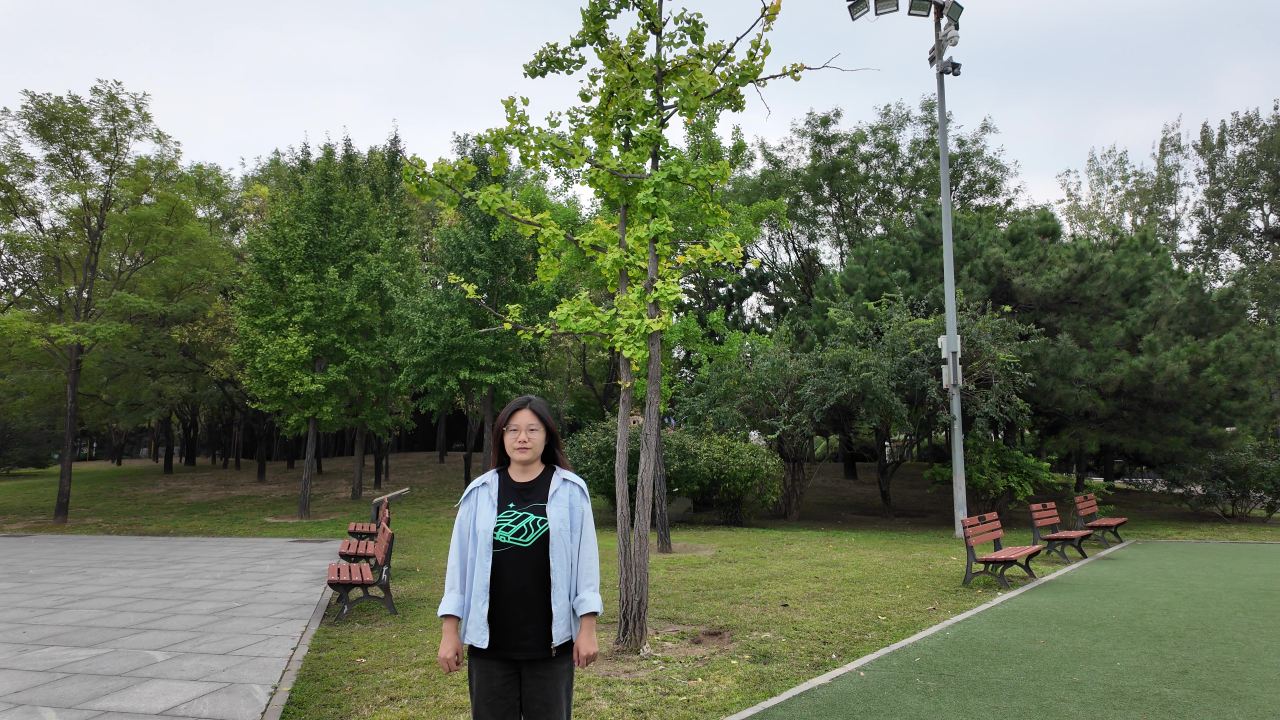
#> input picture 模型推理结果评估/src/0.jpg, 3840 x 2160 px (shown at 1/3 size); its folder holds only this picture in this run
$ python '纹理细节评估.py'
#> lines starting #> are read from the running program, lines starting #| are printed output that depends on the picture
import cv2
import numpy as np
import matplotlib.pyplot as plt

class DepthEdgeVisualizer:
    def __init__(self, rgb1_path, rgb2_path, depth1_path, depth2_path):
        """
        rgb1_path: 第一个RGB图（对应depth1）
        rgb2_path: 第二个RGB图（对应depth2）
        depth1_path: 第一个深度图（模型A）
        depth2_path: 第二个深度图（模型B）
        """
        # 读取RGB图
        self.rgb1 = cv2.imread(rgb1_path)
        self.rgb1 = cv2.cvtColor(self.rgb1, cv2.COLOR_BGR2RGB)

        self.rgb2 = cv2.imread(rgb2_path)
        self.rgb2 = cv2.cvtColor(self.rgb2, cv2.COLOR_BGR2RGB)

        # 转换为灰度图（3通道，用于叠加彩色边缘）
        gray1 = cv2.cvtColor(self.rgb1, cv2.COLOR_RGB2GRAY)
        self.rgb1_gray = cv2.cvtColor(gray1, cv2.COLOR_GRAY2RGB)

        gray2 = cv2.cvtColor(self.rgb2, cv2.COLOR_RGB2GRAY)
        self.rgb2_gray = cv2.cvtColor(gray2, cv2.COLOR_GRAY2RGB)

        # 读取深度图
        self.depth1 = cv2.imread(depth1_path, cv2.IMREAD_GRAYSCALE)
        self.depth2 = cv2.imread(depth2_path, cv2.IMREAD_GRAYSCALE)

        if self.rgb1 is None or self.rgb2 is None or self.depth1 is None or self.depth2 is None:
            raise ValueError("无法读取图像，请检查路径")

        # 确保尺寸一致
        h1, w1 = self.rgb1.shape[:2]
        self.depth1 = cv2.resize(self.depth1, (w1, h1))

        h2, w2 = self.rgb2.shape[:2]
        self.depth2 = cv2.resize(self.depth2, (w2, h2))

        print(f"图像1尺寸: {self.rgb1.shape[:2]}")
        print(f"图像2尺寸: {self.rgb2.shape[:2]}")

    # [139 lines left out: functions detect_edges, overlay_edges_on_gray, visualize, save_individual_results, not called in this run]
        # [19 lines of commented-out code are left out]

if __name__ == "__main__":
    # 遍历35张图片，从0到34
    for i in range(35):
        print(f"\n========== 处理图片 {i}.jpg ==========")

        # 修改为你的图片路径
        rgb_image1 = f"src/{i}.jpg"        # 第一个RGB图
        rgb_image2 = f"src/{i}.jpg"        # 第二个RGB图
        depth_map1 = f"fastdepth/{i}.png"      # 第一个深度图（对应rgb1）
        depth_map2 = f"DepthAntThingVITS/{i}.png"      # 第二个深度图（对应rgb2）

        try:
            # 创建可视化工具
            visualizer = DepthEdgeVisualizer(rgb_image1, rgb_image2, depth_map1, depth_map2)

            # [12 lines of commented-out code are left out]
            visualizer.save_individual_results(results, prefix=f"result_{i}")

            print(f"✓ 图片 {i} 分析完成!")

        except FileNotFoundError as e:
            print(f"✗ 图片 {i} 文件不存在: {e}")
            continue
        except Exception as e:
            print(f"✗ 图片 {i} 处理出错: {e}")
            import traceback
            traceback.print_exc()
            continue
#> this loop made 35 passes
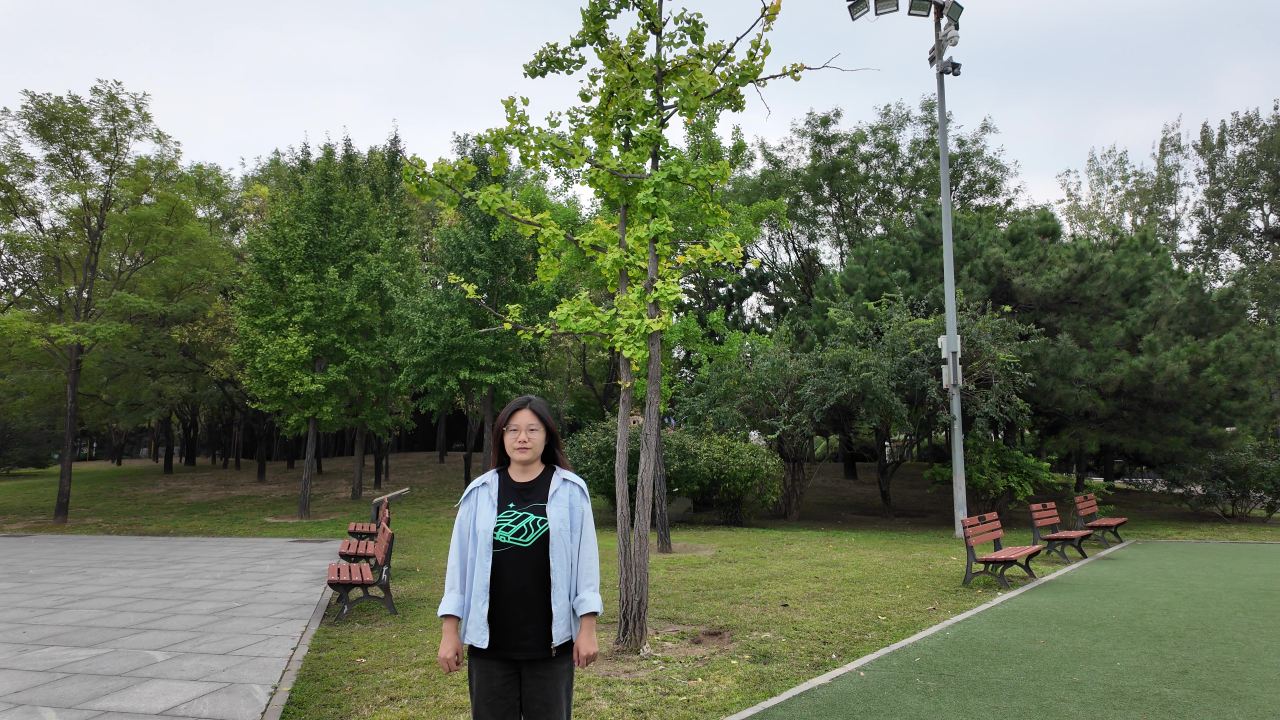
#> input picture 模型推理结果评估/src/0.jpg, 3840 x 2160 px (shown at 1/3 size)
#> pass 1, in __init__, `gray1 = cv2.cvtColor(self.rgb1, cv2.COLOR_RGB2GRAY)`:
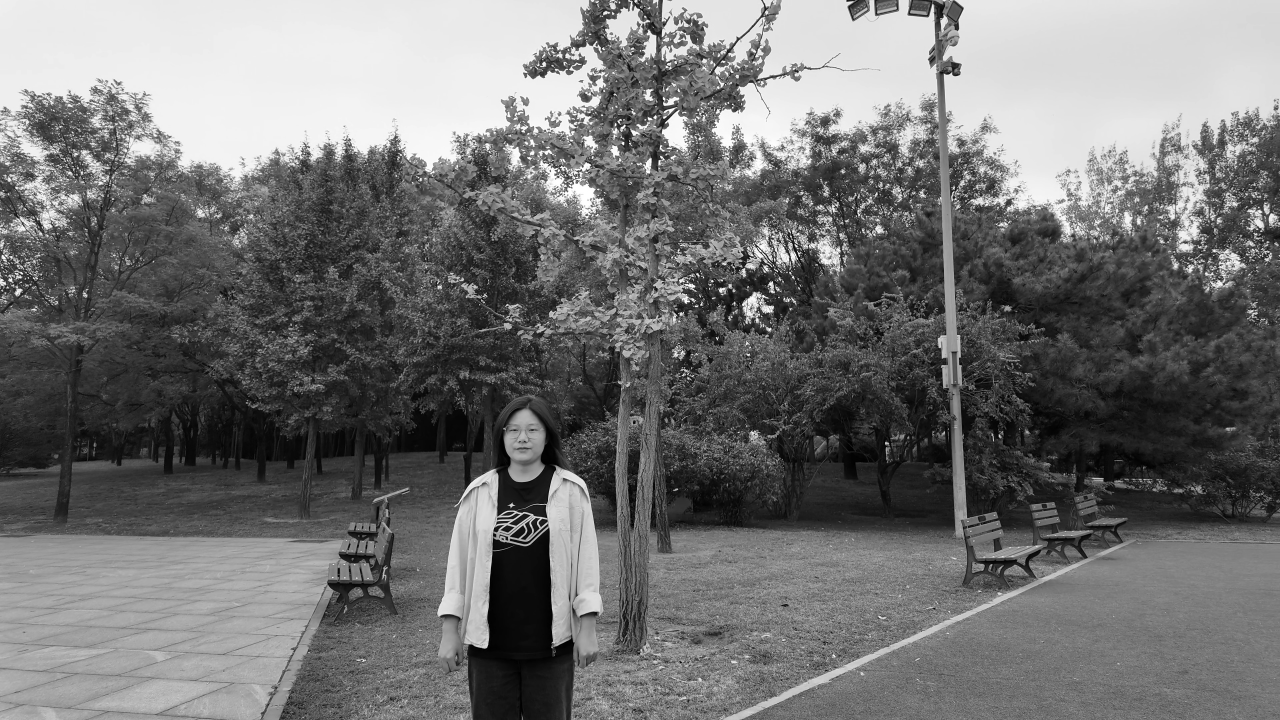
#> gray1: shape (2160, 3840) (shown at 1/3 size); min 0, max 255, mean 114.7

    print("\n========== 所有图片处理完成 ==========")
    print(f"共处理了 {i+1} 张图片")
    print("结果保存在 output/ 目录下")

$ run again, on 模型推理结果评估/src/1.jpg
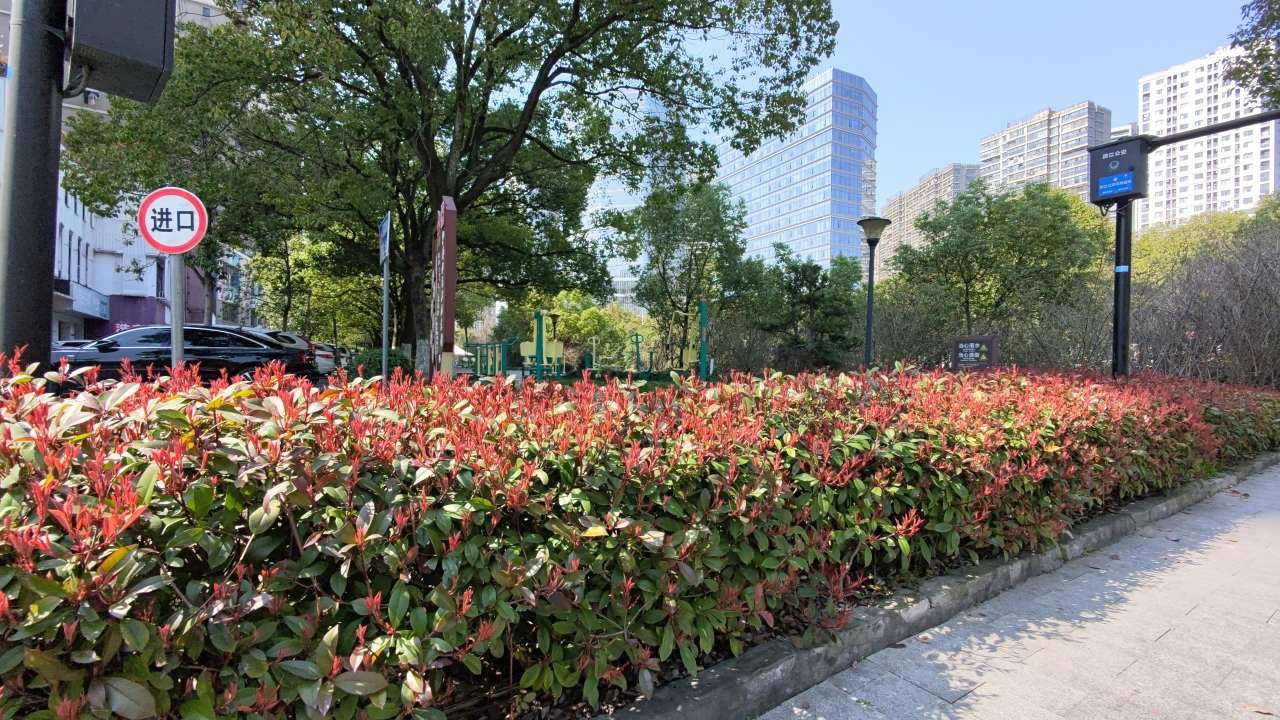
#> input picture 模型推理结果评估/src/1.jpg, 3840 x 2160 px (shown at 1/3 size)
#> the loop `for i in range(35):` made 35 passes
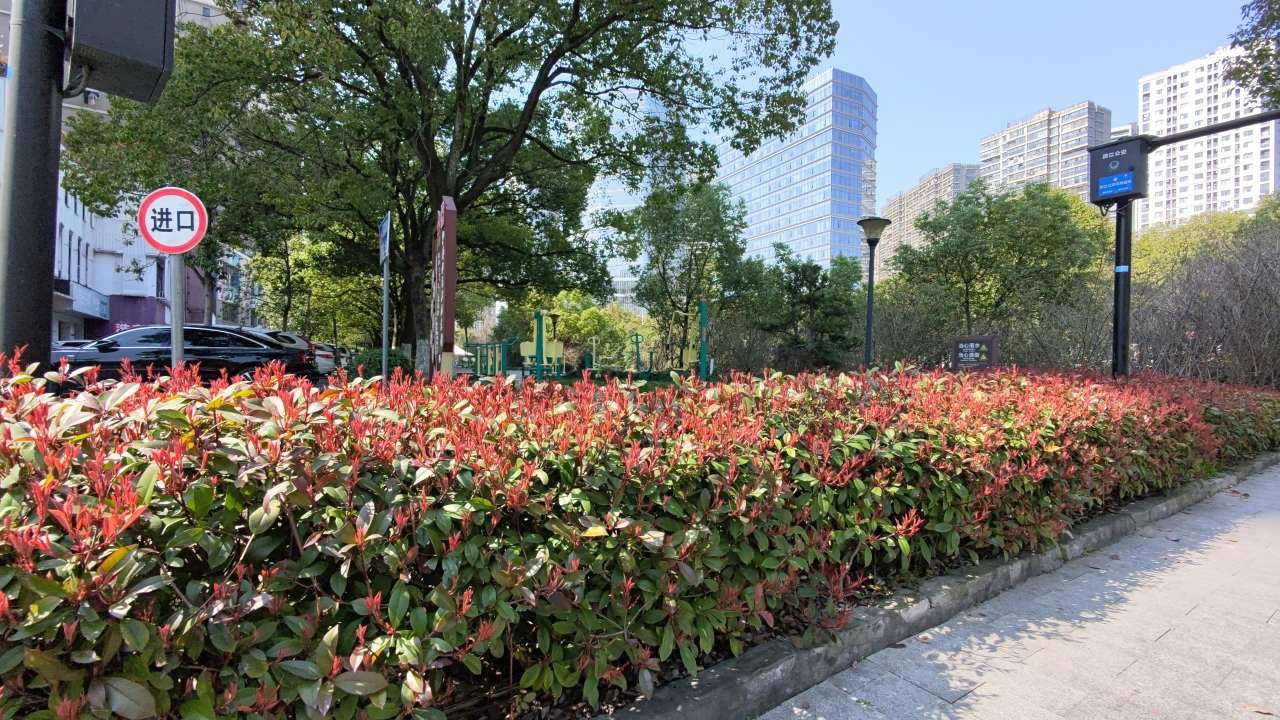
#> input picture 模型推理结果评估/src/1.jpg, 3840 x 2160 px (shown at 1/3 size)
#> pass 2, in __init__ (call 2), `gray1 = cv2.cvtColor(self.rgb1, cv2.COLOR_RGB2GRAY)`:
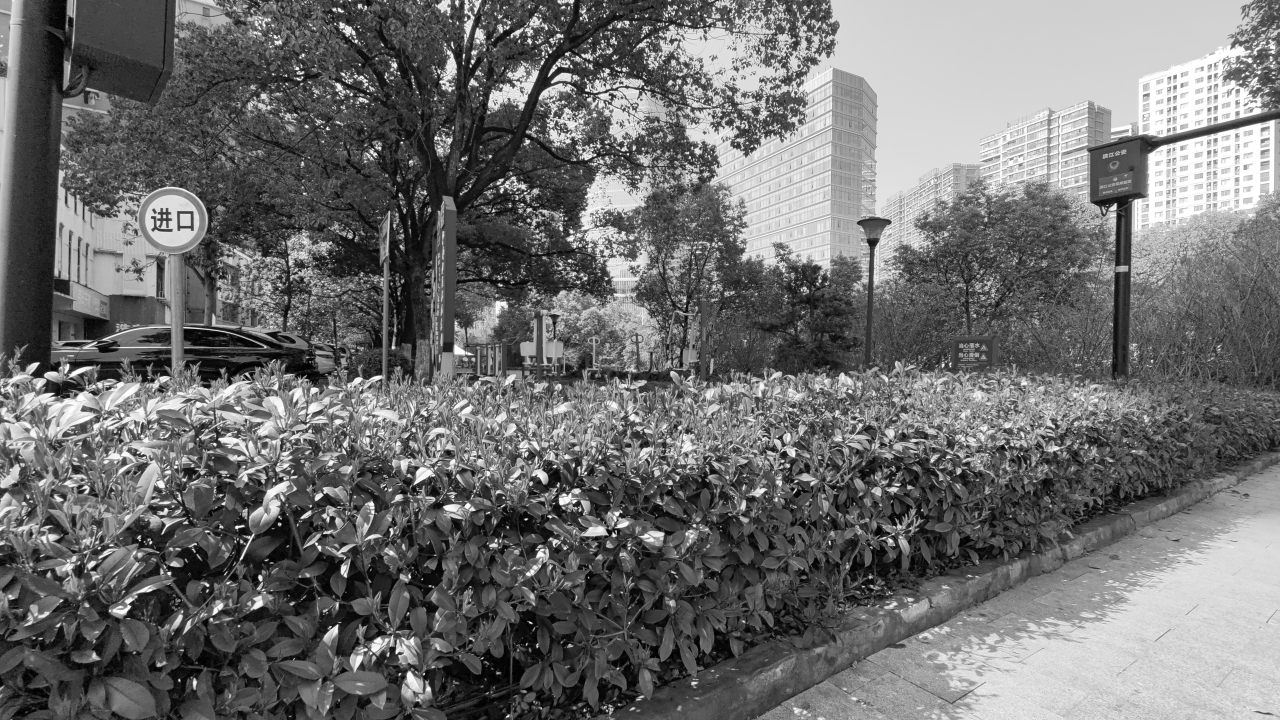
#> gray1: shape (2160, 3840) (shown at 1/3 size); min 0, max 255, mean 111.2
